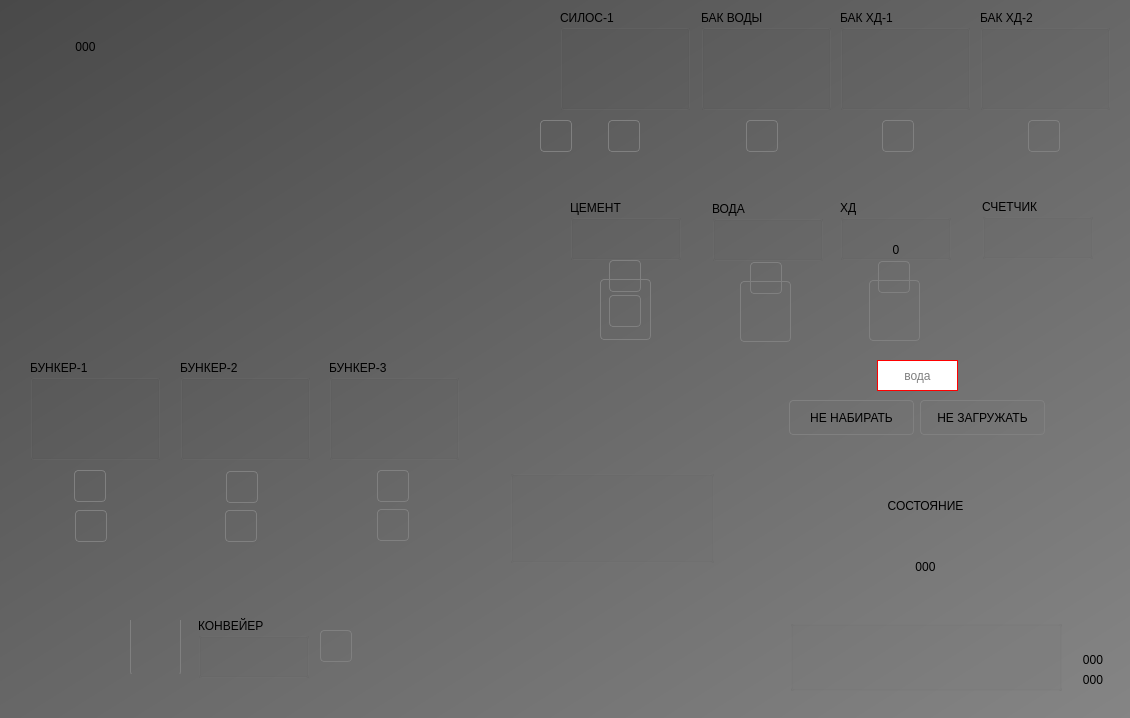
<?xml version="1.0" encoding="UTF-8"?>
<ui version="4.0">
 <class>Home</class>
 <widget class="QWidget" name="Home">
  <property name="geometry">
   <rect>
    <x>0</x>
    <y>0</y>
    <width>1130</width>
    <height>718</height>
   </rect>
  </property>
  <property name="windowTitle">
   <string>АСУ БСУ ЭТАЛОН-250308 (с) 2025</string>
  </property>
  <property name="styleSheet">
   <string notr="true">#centralwidget,#Home
{
	background-color: qlineargradient(spread:pad, x1:0, y1:0, x2:1, y2:1, stop:0 rgba(73, 73, 73, 255), stop:1 rgba(133, 133, 133, 255));
}
QAbstractButton:flat
{
	border: 1px solid gray;
	border-radius: 4px;
}
QAbstractButton:flat:pressed
{
	background-color: green;
}
QAbstractButton:flat[style=&quot;open&quot;]
{
	image: url(:/concrete/stop.png);
}
QAbstractButton:flat:pressed[style=&quot;open&quot;]
{
	image: url(:/concrete/down.png);
}
QAbstractButton:flat:checked[style=&quot;open&quot;]
{
	image: url(:/concrete/down.png);
}
QLabel[style=&quot;huge&quot;]
{
	font-size: 20pt;
	font-weight: bold;
	color: white;
}
QLabel[style=&quot;gigantic&quot;]
{
	font-size: 32pt;
	font-weight: bold;
	color: white;
}

QLabel[style=&quot;badge&quot;]
{
	border: 1px solid red;
	background-color: rgba(0,0,0,100);
	color: white;
	border-radius: 4px;
}
QLabel[style=&quot;vodoley-status&quot;]
{
	border: none;
	background-color: rgb(98, 160, 234);
	color: white;
	border-radius: 4px;
	font-weight: bold;
	font-size: 9pt;
	padding: 8px;
}
QLabel[style='hint']
{
	color: lightGray;
	font-weight: bold;
	font-size: 10pt;
}
QLabel[style='tips']
{
	color: lightGray;
	font-size: 7pt;
}
QLabel[style='sys']
{
	color: yellow;
	font-size: 7pt;
}
QGroupBox[style=&quot;vodoley&quot;]
{
	background-color: rgb(94, 92, 100);
	border: 1px solid gray;
}
QAbstractButton:flat[style=&quot;danger&quot;]
{
	background-color: rgba(224, 27, 36,80);
	color: lightGray;
}
QAbstractButton:flat::checked[style=&quot;danger&quot;]
{
	background-color: rgba(224, 27, 36,255);
	color: white;
}
QAbstractButton:flat[style=&quot;warning&quot;]
{
	background-color: rgba(46, 194, 126,80);
	color: lightGray;
}
QAbstractButton:flat::checked[style=&quot;warning&quot;]
{
	background-color: rgb(46, 194, 126);
	color: white;
}
QAbstractButton:flat[style=&quot;helper&quot;]
{
	image: url(:/concrete/power.png);
	padding: 3px;
}
QAbstractButton:flat[style=&quot;attention&quot;]
{
	image: url(:/concrete/attention.png);
	padding: 3px;
}
</string>
  </property>
  <widget class="RuntimeTrend" name="runtimetrend">
   <property name="geometry">
    <rect>
     <x>10</x>
     <y>10</y>
     <width>521</width>
     <height>331</height>
    </rect>
   </property>
   <property name="styleSheet">
    <string notr="true">#runtimetrend
{
	padding: 10px;
}

#runtimetrend&gt;QWidget
{
	color: lightGray;
	font-size: 8pt;

}</string>
   </property>
   <property name="depth">
    <number>1200</number>
   </property>
   <property name="pen_0">
    <double>0.000000000000000</double>
   </property>
   <property name="canvasBackground">
    <brush brushstyle="SolidPattern">
     <color alpha="255">
      <red>61</red>
      <green>56</green>
      <blue>70</blue>
     </color>
    </brush>
   </property>
  </widget>
  <widget class="Animation" name="animation">
   <property name="geometry">
    <rect>
     <x>800</x>
     <y>440</y>
     <width>247</width>
     <height>175</height>
    </rect>
   </property>
   <property name="contextMenuPolicy">
    <enum>Qt::CustomContextMenu</enum>
   </property>
   <property name="source">
    <url>
     <string>qrc:/concrete/mixer-planar.mng</string>
    </url>
   </property>
   <widget class="QLabel" name="label_2">
    <property name="geometry">
     <rect>
      <x>90</x>
      <y>110</y>
      <width>71</width>
      <height>34</height>
     </rect>
    </property>
    <property name="text">
     <string>000</string>
    </property>
    <property name="alignment">
     <set>Qt::AlignCenter</set>
    </property>
    <property name="style" stdset="0">
     <string>huge</string>
    </property>
   </widget>
   <widget class="QLabel" name="opened_1">
    <property name="geometry">
     <rect>
      <x>50</x>
      <y>120</y>
      <width>22</width>
      <height>22</height>
     </rect>
    </property>
    <property name="text">
     <string/>
    </property>
    <property name="pixmap">
     <pixmap resource="../resources/concrete.qrc">:/concrete/green.png</pixmap>
    </property>
   </widget>
   <widget class="QLabel" name="closed_1">
    <property name="geometry">
     <rect>
      <x>20</x>
      <y>120</y>
      <width>22</width>
      <height>22</height>
     </rect>
    </property>
    <property name="text">
     <string/>
    </property>
    <property name="pixmap">
     <pixmap resource="../resources/concrete.qrc">:/concrete/red.png</pixmap>
    </property>
   </widget>
  </widget>
  <widget class="MixerPanel" name="mixerpanel">
   <property name="geometry">
    <rect>
     <x>790</x>
     <y>620</y>
     <width>272</width>
     <height>71</height>
    </rect>
   </property>
   <property name="gateType">
    <enum>MixerPanel::Pneumatic</enum>
   </property>
  </widget>
  <widget class="Animation" name="dosator_1">
   <property name="geometry">
    <rect>
     <x>570</x>
     <y>190</y>
     <width>113</width>
     <height>238</height>
    </rect>
   </property>
   <property name="contextMenuPolicy">
    <enum>Qt::CustomContextMenu</enum>
   </property>
   <property name="source">
    <url>
     <string>qrc:/concrete/dcement.mng</string>
    </url>
   </property>
   <property name="running">
    <bool>false</bool>
   </property>
   <property name="playbackHints">
    <set>Animation::Bounce</set>
   </property>
   <widget class="QPushButton" name="dopen_1">
    <property name="geometry">
     <rect>
      <x>39</x>
      <y>70</y>
      <width>32</width>
      <height>32</height>
     </rect>
    </property>
    <property name="cursor">
     <cursorShape>PointingHandCursor</cursorShape>
    </property>
    <property name="text">
     <string/>
    </property>
    <property name="checkable">
     <bool>true</bool>
    </property>
    <property name="flat">
     <bool>true</bool>
    </property>
    <property name="style" stdset="0">
     <string>open</string>
    </property>
   </widget>
   <widget class="QPushButton" name="vibrator_4">
    <property name="geometry">
     <rect>
      <x>39</x>
      <y>105</y>
      <width>32</width>
      <height>32</height>
     </rect>
    </property>
    <property name="text">
     <string/>
    </property>
    <property name="flat">
     <bool>true</bool>
    </property>
    <property name="style" stdset="0">
     <string>helper</string>
    </property>
   </widget>
   <widget class="Animation" name="rain_1">
    <property name="geometry">
     <rect>
      <x>40</x>
      <y>169</y>
      <width>30</width>
      <height>33</height>
     </rect>
    </property>
    <property name="source">
     <url>
      <string>qrc:/concrete/fillers-rain.mng</string>
     </url>
    </property>
    <property name="playbackHints">
     <set>Animation::Ceaseless</set>
    </property>
   </widget>
   <widget class="QPushButton" name="fail_1">
    <property name="geometry">
     <rect>
      <x>30</x>
      <y>89</y>
      <width>51</width>
      <height>61</height>
     </rect>
    </property>
    <property name="cursor">
     <cursorShape>PointingHandCursor</cursorShape>
    </property>
    <property name="text">
     <string/>
    </property>
    <property name="flat">
     <bool>true</bool>
    </property>
    <property name="style" stdset="0">
     <string>attention</string>
    </property>
   </widget>
  </widget>
  <widget class="DosatorPanel" name="dpanel_1">
   <property name="geometry">
    <rect>
     <x>570</x>
     <y>200</y>
     <width>111</width>
     <height>60</height>
    </rect>
   </property>
   <property name="title">
    <string>ЦЕМЕНТ</string>
   </property>
  </widget>
  <widget class="Animation" name="dosator_2">
   <property name="geometry">
    <rect>
     <x>710</x>
     <y>201</y>
     <width>115</width>
     <height>174</height>
    </rect>
   </property>
   <property name="contextMenuPolicy">
    <enum>Qt::CustomContextMenu</enum>
   </property>
   <property name="source">
    <url>
     <string>qrc:/concrete/water-dosator.mng</string>
    </url>
   </property>
   <property name="running">
    <bool>false</bool>
   </property>
   <property name="playbackHints">
    <set>Animation::Bounce</set>
   </property>
   <widget class="QPushButton" name="dopen_2">
    <property name="geometry">
     <rect>
      <x>40</x>
      <y>61</y>
      <width>32</width>
      <height>32</height>
     </rect>
    </property>
    <property name="cursor">
     <cursorShape>PointingHandCursor</cursorShape>
    </property>
    <property name="text">
     <string/>
    </property>
    <property name="checkable">
     <bool>true</bool>
    </property>
    <property name="flat">
     <bool>true</bool>
    </property>
    <property name="style" stdset="0">
     <string>open</string>
    </property>
   </widget>
   <widget class="QPushButton" name="fail_2">
    <property name="geometry">
     <rect>
      <x>30</x>
      <y>80</y>
      <width>51</width>
      <height>61</height>
     </rect>
    </property>
    <property name="cursor">
     <cursorShape>PointingHandCursor</cursorShape>
    </property>
    <property name="text">
     <string/>
    </property>
    <property name="flat">
     <bool>true</bool>
    </property>
    <property name="style" stdset="0">
     <string>attention</string>
    </property>
   </widget>
  </widget>
  <widget class="Animation" name="dosator_3">
   <property name="geometry">
    <rect>
     <x>850</x>
     <y>201</y>
     <width>86</width>
     <height>131</height>
    </rect>
   </property>
   <property name="contextMenuPolicy">
    <enum>Qt::CustomContextMenu</enum>
   </property>
   <property name="source">
    <url>
     <string>qrc:/concrete/dadditions.mng</string>
    </url>
   </property>
   <property name="running">
    <bool>false</bool>
   </property>
   <property name="playbackHints">
    <set>Animation::Bounce</set>
   </property>
   <widget class="QPushButton" name="dopen_3">
    <property name="geometry">
     <rect>
      <x>28</x>
      <y>60</y>
      <width>32</width>
      <height>32</height>
     </rect>
    </property>
    <property name="cursor">
     <cursorShape>PointingHandCursor</cursorShape>
    </property>
    <property name="text">
     <string/>
    </property>
    <property name="flat">
     <bool>true</bool>
    </property>
    <property name="style" stdset="0">
     <string>open</string>
    </property>
   </widget>
  </widget>
  <widget class="Animation" name="dosator_4">
   <property name="geometry">
    <rect>
     <x>50</x>
     <y>620</y>
     <width>392</width>
     <height>54</height>
    </rect>
   </property>
   <property name="contextMenuPolicy">
    <enum>Qt::CustomContextMenu</enum>
   </property>
   <property name="source">
    <url>
     <string>qrc:/concrete/conveyor.mng</string>
    </url>
   </property>
   <widget class="QPushButton" name="open_8">
    <property name="geometry">
     <rect>
      <x>270</x>
      <y>10</y>
      <width>32</width>
      <height>32</height>
     </rect>
    </property>
    <property name="cursor">
     <cursorShape>PointingHandCursor</cursorShape>
    </property>
    <property name="text">
     <string/>
    </property>
    <property name="checkable">
     <bool>true</bool>
    </property>
    <property name="flat">
     <bool>true</bool>
    </property>
    <property name="style" stdset="0">
     <string>open</string>
    </property>
   </widget>
   <widget class="QPushButton" name="fail_5">
    <property name="geometry">
     <rect>
      <x>80</x>
      <y>-5</y>
      <width>51</width>
      <height>61</height>
     </rect>
    </property>
    <property name="cursor">
     <cursorShape>PointingHandCursor</cursorShape>
    </property>
    <property name="text">
     <string/>
    </property>
    <property name="flat">
     <bool>true</bool>
    </property>
    <property name="style" stdset="0">
     <string>attention</string>
    </property>
   </widget>
  </widget>
  <widget class="Animation" name="dosator_5">
   <property name="geometry">
    <rect>
     <x>530</x>
     <y>490</y>
     <width>201</width>
     <height>204</height>
    </rect>
   </property>
   <property name="source">
    <url>
     <string>qrc:/concrete/tconveyor.mng</string>
    </url>
   </property>
  </widget>
  <widget class="DosatorPanel" name="dpanel_2">
   <property name="geometry">
    <rect>
     <x>712</x>
     <y>201</y>
     <width>111</width>
     <height>60</height>
    </rect>
   </property>
   <property name="title">
    <string>ВОДА</string>
   </property>
  </widget>
  <widget class="DosatorPanel" name="dpanel_3">
   <property name="geometry">
    <rect>
     <x>840</x>
     <y>200</y>
     <width>111</width>
     <height>60</height>
    </rect>
   </property>
   <property name="title">
    <string>ХД</string>
   </property>
   <property name="precision">
    <number>3</number>
   </property>
  </widget>
  <widget class="DosatorPanel" name="dpanel_4">
   <property name="geometry">
    <rect>
     <x>198</x>
     <y>618</y>
     <width>111</width>
     <height>60</height>
    </rect>
   </property>
   <property name="title">
    <string>КОНВЕЙЕР</string>
   </property>
  </widget>
  <widget class="DoserPanel" name="doserpanel_1">
   <property name="geometry">
    <rect>
     <x>560</x>
     <y>10</y>
     <width>130</width>
     <height>100</height>
    </rect>
   </property>
   <property name="title">
    <string>СИЛОС-1</string>
   </property>
  </widget>
  <widget class="DoserPanel" name="doserpanel_2">
   <property name="geometry">
    <rect>
     <x>701</x>
     <y>10</y>
     <width>130</width>
     <height>100</height>
    </rect>
   </property>
   <property name="title">
    <string>БАК ВОДЫ</string>
   </property>
  </widget>
  <widget class="DoserPanel" name="doserpanel_3">
   <property name="geometry">
    <rect>
     <x>840</x>
     <y>10</y>
     <width>130</width>
     <height>100</height>
    </rect>
   </property>
   <property name="title">
    <string>БАК ХД-1</string>
   </property>
   <property name="precision">
    <number>3</number>
   </property>
  </widget>
  <widget class="DoserPanel" name="doserpanel_4">
   <property name="geometry">
    <rect>
     <x>980</x>
     <y>10</y>
     <width>130</width>
     <height>100</height>
    </rect>
   </property>
   <property name="title">
    <string>БАК ХД-2</string>
   </property>
   <property name="precision">
    <number>3</number>
   </property>
  </widget>
  <widget class="DosatorPanel" name="dpanel_5">
   <property name="geometry">
    <rect>
     <x>982</x>
     <y>199</y>
     <width>111</width>
     <height>60</height>
    </rect>
   </property>
   <property name="title">
    <string>СЧЕТЧИК</string>
   </property>
   <property name="precision">
    <number>3</number>
   </property>
  </widget>
  <widget class="Animation" name="container_1">
   <property name="geometry">
    <rect>
     <x>570</x>
     <y>130</y>
     <width>106</width>
     <height>50</height>
    </rect>
   </property>
   <property name="contextMenuPolicy">
    <enum>Qt::CustomContextMenu</enum>
   </property>
   <property name="source">
    <url>
     <string>qrc:/concrete/lauger.mng</string>
    </url>
   </property>
  </widget>
  <widget class="Animation" name="container_2">
   <property name="geometry">
    <rect>
     <x>690</x>
     <y>110</y>
     <width>84</width>
     <height>82</height>
    </rect>
   </property>
   <property name="contextMenuPolicy">
    <enum>Qt::CustomContextMenu</enum>
   </property>
   <property name="source">
    <url>
     <string>qrc:/concrete/pump.mng</string>
    </url>
   </property>
  </widget>
  <widget class="Animation" name="container_3">
   <property name="geometry">
    <rect>
     <x>828</x>
     <y>110</y>
     <width>84</width>
     <height>82</height>
    </rect>
   </property>
   <property name="contextMenuPolicy">
    <enum>Qt::CustomContextMenu</enum>
   </property>
   <property name="source">
    <url>
     <string>qrc:/concrete/pump.mng</string>
    </url>
   </property>
  </widget>
  <widget class="Animation" name="container_4">
   <property name="geometry">
    <rect>
     <x>965</x>
     <y>110</y>
     <width>84</width>
     <height>82</height>
    </rect>
   </property>
   <property name="contextMenuPolicy">
    <enum>Qt::CustomContextMenu</enum>
   </property>
   <property name="source">
    <url>
     <string>qrc:/concrete/pump.mng</string>
    </url>
   </property>
  </widget>
  <widget class="Animation" name="container_5">
   <property name="geometry">
    <rect>
     <x>20</x>
     <y>440</y>
     <width>146</width>
     <height>126</height>
    </rect>
   </property>
   <property name="contextMenuPolicy">
    <enum>Qt::CustomContextMenu</enum>
   </property>
   <property name="source">
    <url>
     <string>qrc:/concrete/fillers.mng</string>
    </url>
   </property>
   <property name="playbackHints">
    <set>Animation::Bounce</set>
   </property>
   <widget class="QPushButton" name="open_5">
    <property name="geometry">
     <rect>
      <x>54</x>
      <y>30</y>
      <width>32</width>
      <height>32</height>
     </rect>
    </property>
    <property name="cursor">
     <cursorShape>PointingHandCursor</cursorShape>
    </property>
    <property name="text">
     <string/>
    </property>
    <property name="flat">
     <bool>true</bool>
    </property>
    <property name="style" stdset="0">
     <string>open</string>
    </property>
   </widget>
   <widget class="QPushButton" name="vibrator_1">
    <property name="geometry">
     <rect>
      <x>55</x>
      <y>70</y>
      <width>32</width>
      <height>32</height>
     </rect>
    </property>
    <property name="cursor">
     <cursorShape>PointingHandCursor</cursorShape>
    </property>
    <property name="text">
     <string/>
    </property>
    <property name="flat">
     <bool>true</bool>
    </property>
    <property name="style" stdset="0">
     <string>helper</string>
    </property>
   </widget>
  </widget>
  <widget class="Animation" name="container_6">
   <property name="geometry">
    <rect>
     <x>170</x>
     <y>440</y>
     <width>146</width>
     <height>126</height>
    </rect>
   </property>
   <property name="contextMenuPolicy">
    <enum>Qt::CustomContextMenu</enum>
   </property>
   <property name="source">
    <url>
     <string>qrc:/concrete/fillers.mng</string>
    </url>
   </property>
   <property name="playbackHints">
    <set>Animation::Bounce</set>
   </property>
   <widget class="QPushButton" name="open_6">
    <property name="geometry">
     <rect>
      <x>56</x>
      <y>31</y>
      <width>32</width>
      <height>32</height>
     </rect>
    </property>
    <property name="cursor">
     <cursorShape>PointingHandCursor</cursorShape>
    </property>
    <property name="text">
     <string/>
    </property>
    <property name="flat">
     <bool>true</bool>
    </property>
    <property name="style" stdset="0">
     <string>open</string>
    </property>
   </widget>
   <widget class="QPushButton" name="vibrator_2">
    <property name="geometry">
     <rect>
      <x>55</x>
      <y>70</y>
      <width>32</width>
      <height>32</height>
     </rect>
    </property>
    <property name="cursor">
     <cursorShape>PointingHandCursor</cursorShape>
    </property>
    <property name="text">
     <string/>
    </property>
    <property name="flat">
     <bool>true</bool>
    </property>
    <property name="style" stdset="0">
     <string>helper</string>
    </property>
   </widget>
  </widget>
  <widget class="Animation" name="container_7">
   <property name="geometry">
    <rect>
     <x>320</x>
     <y>440</y>
     <width>146</width>
     <height>126</height>
    </rect>
   </property>
   <property name="contextMenuPolicy">
    <enum>Qt::CustomContextMenu</enum>
   </property>
   <property name="source">
    <url>
     <string>qrc:/concrete/fillers.mng</string>
    </url>
   </property>
   <property name="playbackHints">
    <set>Animation::Bounce</set>
   </property>
   <widget class="QPushButton" name="open_7">
    <property name="geometry">
     <rect>
      <x>57</x>
      <y>30</y>
      <width>32</width>
      <height>32</height>
     </rect>
    </property>
    <property name="cursor">
     <cursorShape>PointingHandCursor</cursorShape>
    </property>
    <property name="text">
     <string/>
    </property>
    <property name="flat">
     <bool>true</bool>
    </property>
    <property name="style" stdset="0">
     <string>open</string>
    </property>
   </widget>
   <widget class="QPushButton" name="vibrator_3">
    <property name="geometry">
     <rect>
      <x>57</x>
      <y>69</y>
      <width>32</width>
      <height>32</height>
     </rect>
    </property>
    <property name="cursor">
     <cursorShape>PointingHandCursor</cursorShape>
    </property>
    <property name="text">
     <string/>
    </property>
    <property name="flat">
     <bool>true</bool>
    </property>
    <property name="style" stdset="0">
     <string>helper</string>
    </property>
   </widget>
  </widget>
  <widget class="TConveyorPanel" name="tconveyorpanel">
   <property name="geometry">
    <rect>
     <x>510</x>
     <y>470</y>
     <width>204</width>
     <height>93</height>
    </rect>
   </property>
  </widget>
  <widget class="DoserPanel" name="doserpanel_5">
   <property name="geometry">
    <rect>
     <x>30</x>
     <y>360</y>
     <width>130</width>
     <height>100</height>
    </rect>
   </property>
   <property name="title">
    <string>БУНКЕР-1</string>
   </property>
  </widget>
  <widget class="DoserPanel" name="doserpanel_6">
   <property name="geometry">
    <rect>
     <x>180</x>
     <y>360</y>
     <width>130</width>
     <height>100</height>
    </rect>
   </property>
   <property name="title">
    <string>БУНКЕР-2</string>
   </property>
  </widget>
  <widget class="DoserPanel" name="doserpanel_7">
   <property name="geometry">
    <rect>
     <x>329</x>
     <y>360</y>
     <width>130</width>
     <height>100</height>
    </rect>
   </property>
   <property name="title">
    <string>БУНКЕР-3</string>
   </property>
  </widget>
  <widget class="QPushButton" name="open_2">
   <property name="geometry">
    <rect>
     <x>746</x>
     <y>120</y>
     <width>32</width>
     <height>32</height>
    </rect>
   </property>
   <property name="cursor">
    <cursorShape>PointingHandCursor</cursorShape>
   </property>
   <property name="text">
    <string/>
   </property>
   <property name="flat">
    <bool>true</bool>
   </property>
   <property name="style" stdset="0">
    <string>open</string>
   </property>
  </widget>
  <widget class="QPushButton" name="open_3">
   <property name="geometry">
    <rect>
     <x>882</x>
     <y>120</y>
     <width>32</width>
     <height>32</height>
    </rect>
   </property>
   <property name="cursor">
    <cursorShape>PointingHandCursor</cursorShape>
   </property>
   <property name="text">
    <string/>
   </property>
   <property name="flat">
    <bool>true</bool>
   </property>
   <property name="style" stdset="0">
    <string>open</string>
   </property>
  </widget>
  <widget class="QPushButton" name="open_4">
   <property name="geometry">
    <rect>
     <x>1028</x>
     <y>120</y>
     <width>32</width>
     <height>32</height>
    </rect>
   </property>
   <property name="cursor">
    <cursorShape>PointingHandCursor</cursorShape>
   </property>
   <property name="text">
    <string/>
   </property>
   <property name="flat">
    <bool>true</bool>
   </property>
   <property name="style" stdset="0">
    <string>open</string>
   </property>
  </widget>
  <widget class="QPushButton" name="open_1">
   <property name="geometry">
    <rect>
     <x>608</x>
     <y>120</y>
     <width>32</width>
     <height>32</height>
    </rect>
   </property>
   <property name="cursor">
    <cursorShape>PointingHandCursor</cursorShape>
   </property>
   <property name="text">
    <string/>
   </property>
   <property name="flat">
    <bool>true</bool>
   </property>
   <property name="style" stdset="0">
    <string>open</string>
   </property>
  </widget>
  <widget class="QLabel" name="label">
   <property name="geometry">
    <rect>
     <x>840</x>
     <y>480</y>
     <width>171</width>
     <height>51</height>
    </rect>
   </property>
   <property name="text">
    <string>СОСТОЯНИЕ</string>
   </property>
   <property name="alignment">
    <set>Qt::AlignCenter</set>
   </property>
   <property name="style" stdset="0">
    <string>badge</string>
   </property>
  </widget>
  <widget class="Animation" name="animation_2">
   <property name="geometry">
    <rect>
     <x>755</x>
     <y>543</y>
     <width>114</width>
     <height>137</height>
    </rect>
   </property>
   <property name="source">
    <url>
     <string>qrc:/concrete/lmgate.mng</string>
    </url>
   </property>
   <property name="playbackHints">
    <set>Animation::Bounce</set>
   </property>
  </widget>
  <widget class="Animation" name="container_8">
   <property name="geometry">
    <rect>
     <x>768</x>
     <y>133</y>
     <width>42</width>
     <height>42</height>
    </rect>
   </property>
   <property name="source">
    <url>
     <string>qrc:/concrete/valve.mng</string>
    </url>
   </property>
   <property name="playbackHints">
    <set>Animation::Bounce</set>
   </property>
  </widget>
  <widget class="Animation" name="container_9">
   <property name="geometry">
    <rect>
     <x>908</x>
     <y>131</y>
     <width>42</width>
     <height>42</height>
    </rect>
   </property>
   <property name="source">
    <url>
     <string>qrc:/concrete/valve.mng</string>
    </url>
   </property>
   <property name="playbackHints">
    <set>Animation::Bounce</set>
   </property>
  </widget>
  <widget class="Animation" name="container_10">
   <property name="geometry">
    <rect>
     <x>1051</x>
     <y>134</y>
     <width>42</width>
     <height>42</height>
    </rect>
   </property>
   <property name="source">
    <url>
     <string>qrc:/concrete/valve.mng</string>
    </url>
   </property>
   <property name="playbackHints">
    <set>Animation::Bounce</set>
   </property>
  </widget>
  <widget class="QPushButton" name="vibrator_5">
   <property name="geometry">
    <rect>
     <x>540</x>
     <y>120</y>
     <width>32</width>
     <height>32</height>
    </rect>
   </property>
   <property name="cursor">
    <cursorShape>PointingHandCursor</cursorShape>
   </property>
   <property name="text">
    <string/>
   </property>
   <property name="flat">
    <bool>true</bool>
   </property>
   <property name="style" stdset="0">
    <string>helper</string>
   </property>
  </widget>
  <widget class="Animation" name="rain_2">
   <property name="geometry">
    <rect>
     <x>752</x>
     <y>369</y>
     <width>32</width>
     <height>95</height>
    </rect>
   </property>
   <property name="source">
    <url>
     <string>qrc:/concrete/water-rain.mng</string>
    </url>
   </property>
   <property name="playbackHints">
    <set>Animation::Ceaseless</set>
   </property>
  </widget>
  <widget class="Animation" name="rain_3">
   <property name="geometry">
    <rect>
     <x>880</x>
     <y>327</y>
     <width>32</width>
     <height>95</height>
    </rect>
   </property>
   <property name="source">
    <url>
     <string>qrc:/concrete/water-rain.mng</string>
    </url>
   </property>
   <property name="playbackHints">
    <set>Animation::Ceaseless</set>
   </property>
  </widget>
  <widget class="Animation" name="rain_4">
   <property name="geometry">
    <rect>
     <x>1059</x>
     <y>173</y>
     <width>32</width>
     <height>95</height>
    </rect>
   </property>
   <property name="source">
    <url>
     <string>qrc:/concrete/water-rain.mng</string>
    </url>
   </property>
   <property name="playbackHints">
    <set>Animation::Ceaseless</set>
   </property>
  </widget>
  <widget class="Animation" name="rain_5">
   <property name="geometry">
    <rect>
     <x>56</x>
     <y>558</y>
     <width>30</width>
     <height>33</height>
    </rect>
   </property>
   <property name="source">
    <url>
     <string>qrc:/concrete/fillers-rain.mng</string>
    </url>
   </property>
   <property name="playbackHints">
    <set>Animation::Ceaseless</set>
   </property>
  </widget>
  <widget class="Animation" name="rain_6">
   <property name="geometry">
    <rect>
     <x>100</x>
     <y>558</y>
     <width>30</width>
     <height>33</height>
    </rect>
   </property>
   <property name="source">
    <url>
     <string>qrc:/concrete/fillers-rain.mng</string>
    </url>
   </property>
   <property name="playbackHints">
    <set>Animation::Ceaseless</set>
   </property>
  </widget>
  <widget class="Animation" name="rain_7">
   <property name="geometry">
    <rect>
     <x>206</x>
     <y>558</y>
     <width>30</width>
     <height>33</height>
    </rect>
   </property>
   <property name="source">
    <url>
     <string>qrc:/concrete/fillers-rain.mng</string>
    </url>
   </property>
   <property name="playbackHints">
    <set>Animation::Ceaseless</set>
   </property>
  </widget>
  <widget class="Animation" name="rain_8">
   <property name="geometry">
    <rect>
     <x>250</x>
     <y>558</y>
     <width>30</width>
     <height>33</height>
    </rect>
   </property>
   <property name="source">
    <url>
     <string>qrc:/concrete/fillers-rain.mng</string>
    </url>
   </property>
   <property name="playbackHints">
    <set>Animation::Ceaseless</set>
   </property>
  </widget>
  <widget class="Animation" name="rain_9">
   <property name="geometry">
    <rect>
     <x>355</x>
     <y>558</y>
     <width>30</width>
     <height>33</height>
    </rect>
   </property>
   <property name="source">
    <url>
     <string>qrc:/concrete/fillers-rain.mng</string>
    </url>
   </property>
   <property name="playbackHints">
    <set>Animation::Ceaseless</set>
   </property>
  </widget>
  <widget class="Animation" name="rain_10">
   <property name="geometry">
    <rect>
     <x>399</x>
     <y>558</y>
     <width>30</width>
     <height>33</height>
    </rect>
   </property>
   <property name="source">
    <url>
     <string>qrc:/concrete/fillers-rain.mng</string>
    </url>
   </property>
   <property name="playbackHints">
    <set>Animation::Ceaseless</set>
   </property>
  </widget>
  <widget class="QPushButton" name="fail_3">
   <property name="geometry">
    <rect>
     <x>869</x>
     <y>280</y>
     <width>51</width>
     <height>61</height>
    </rect>
   </property>
   <property name="cursor">
    <cursorShape>PointingHandCursor</cursorShape>
   </property>
   <property name="text">
    <string/>
   </property>
   <property name="flat">
    <bool>true</bool>
   </property>
   <property name="style" stdset="0">
    <string>attention</string>
   </property>
  </widget>
  <widget class="QLabel" name="weight_3">
   <property name="geometry">
    <rect>
     <x>863</x>
     <y>240</y>
     <width>66</width>
     <height>19</height>
    </rect>
   </property>
   <property name="text">
    <string>0</string>
   </property>
   <property name="alignment">
    <set>Qt::AlignCenter</set>
   </property>
  </widget>
  <widget class="QLabel" name="sys_1">
   <property name="geometry">
    <rect>
     <x>1060</x>
     <y>650</y>
     <width>66</width>
     <height>19</height>
    </rect>
   </property>
   <property name="text">
    <string>000</string>
   </property>
   <property name="alignment">
    <set>Qt::AlignCenter</set>
   </property>
   <property name="style" stdset="0">
    <string>sys</string>
   </property>
  </widget>
  <widget class="QLabel" name="sys_2">
   <property name="geometry">
    <rect>
     <x>1060</x>
     <y>670</y>
     <width>66</width>
     <height>19</height>
    </rect>
   </property>
   <property name="text">
    <string>000</string>
   </property>
   <property name="alignment">
    <set>Qt::AlignCenter</set>
   </property>
   <property name="style" stdset="0">
    <string>sys</string>
   </property>
  </widget>
  <widget class="QLabel" name="mixer_i_1">
   <property name="geometry">
    <rect>
     <x>50</x>
     <y>30</y>
     <width>71</width>
     <height>34</height>
    </rect>
   </property>
   <property name="text">
    <string>000</string>
   </property>
   <property name="alignment">
    <set>Qt::AlignCenter</set>
   </property>
   <property name="style" stdset="0">
    <string>huge</string>
   </property>
  </widget>
  <widget class="QPushButton" name="forbid_1">
   <property name="geometry">
    <rect>
     <x>789</x>
     <y>400</y>
     <width>125</width>
     <height>35</height>
    </rect>
   </property>
   <property name="cursor">
    <cursorShape>PointingHandCursor</cursorShape>
   </property>
   <property name="text">
    <string>НЕ НАБИРАТЬ</string>
   </property>
   <property name="checkable">
    <bool>true</bool>
   </property>
   <property name="flat">
    <bool>true</bool>
   </property>
   <property name="style" stdset="0">
    <string>danger</string>
   </property>
  </widget>
  <widget class="QPushButton" name="breakpoint_1">
   <property name="geometry">
    <rect>
     <x>920</x>
     <y>400</y>
     <width>125</width>
     <height>35</height>
    </rect>
   </property>
   <property name="cursor">
    <cursorShape>PointingHandCursor</cursorShape>
   </property>
   <property name="text">
    <string>НЕ ЗАГРУЖАТЬ</string>
   </property>
   <property name="checkable">
    <bool>true</bool>
   </property>
   <property name="flat">
    <bool>true</bool>
   </property>
   <property name="style" stdset="0">
    <string>warning</string>
   </property>
  </widget>
  <widget class="QLineEdit" name="water_sp_1">
   <property name="geometry">
    <rect>
     <x>877</x>
     <y>360</y>
     <width>81</width>
     <height>31</height>
    </rect>
   </property>
   <property name="styleSheet">
    <string notr="true">QLineEdit
{
	border:1px solid red;
	padding: 4px;
}</string>
   </property>
   <property name="alignment">
    <set>Qt::AlignCenter</set>
   </property>
   <property name="placeholderText">
    <string>вода</string>
   </property>
   <property name="style" stdset="0">
    <string>wateredit</string>
   </property>
  </widget>
  <zorder>rain_10</zorder>
  <zorder>rain_9</zorder>
  <zorder>rain_8</zorder>
  <zorder>rain_7</zorder>
  <zorder>rain_6</zorder>
  <zorder>rain_5</zorder>
  <zorder>rain_4</zorder>
  <zorder>container_8</zorder>
  <zorder>container_10</zorder>
  <zorder>container_9</zorder>
  <zorder>animation_2</zorder>
  <zorder>container_2</zorder>
  <zorder>container_3</zorder>
  <zorder>runtimetrend</zorder>
  <zorder>animation</zorder>
  <zorder>mixerpanel</zorder>
  <zorder>dosator_1</zorder>
  <zorder>dpanel_1</zorder>
  <zorder>dosator_2</zorder>
  <zorder>dosator_3</zorder>
  <zorder>dosator_4</zorder>
  <zorder>dosator_5</zorder>
  <zorder>dpanel_2</zorder>
  <zorder>dpanel_3</zorder>
  <zorder>dpanel_4</zorder>
  <zorder>doserpanel_1</zorder>
  <zorder>doserpanel_2</zorder>
  <zorder>doserpanel_3</zorder>
  <zorder>doserpanel_4</zorder>
  <zorder>dpanel_5</zorder>
  <zorder>container_1</zorder>
  <zorder>container_4</zorder>
  <zorder>container_5</zorder>
  <zorder>container_6</zorder>
  <zorder>container_7</zorder>
  <zorder>tconveyorpanel</zorder>
  <zorder>doserpanel_5</zorder>
  <zorder>doserpanel_6</zorder>
  <zorder>doserpanel_7</zorder>
  <zorder>open_2</zorder>
  <zorder>open_3</zorder>
  <zorder>open_4</zorder>
  <zorder>open_1</zorder>
  <zorder>label</zorder>
  <zorder>vibrator_5</zorder>
  <zorder>rain_2</zorder>
  <zorder>rain_3</zorder>
  <zorder>fail_3</zorder>
  <zorder>weight_3</zorder>
  <zorder>sys_1</zorder>
  <zorder>sys_2</zorder>
  <zorder>mixer_i_1</zorder>
  <zorder>forbid_1</zorder>
  <zorder>breakpoint_1</zorder>
  <zorder>water_sp_1</zorder>
 </widget>
 <customwidgets>
  <customwidget>
   <class>TConveyorPanel</class>
   <extends>QGroupBox</extends>
   <header>concreteui.tconveyorpanel</header>
  </customwidget>
  <customwidget>
   <class>DosatorPanel</class>
   <extends>QGroupBox</extends>
   <header>concreteui.dosatorpanel</header>
  </customwidget>
  <customwidget>
   <class>DoserPanel</class>
   <extends>QGroupBox</extends>
   <header>concreteui.doserpanel</header>
  </customwidget>
  <customwidget>
   <class>MixerPanel</class>
   <extends>QGroupBox</extends>
   <header>concreteui.mixerpanel</header>
  </customwidget>
  <customwidget>
   <class>Animation</class>
   <extends>QLabel</extends>
   <header>pygui.animation</header>
   <container>1</container>
  </customwidget>
  <customwidget>
   <class>RuntimeTrend</class>
   <extends>QwtPlot</extends>
   <header>pygui.runtimetrend</header>
  </customwidget>
  <customwidget>
   <class>QwtPlot</class>
   <extends>QFrame</extends>
   <header>qwt_plot.h</header>
  </customwidget>
 </customwidgets>
 <resources>
  <include location="../resources/concrete.qrc"/>
 </resources>
 <connections/>
</ui>
